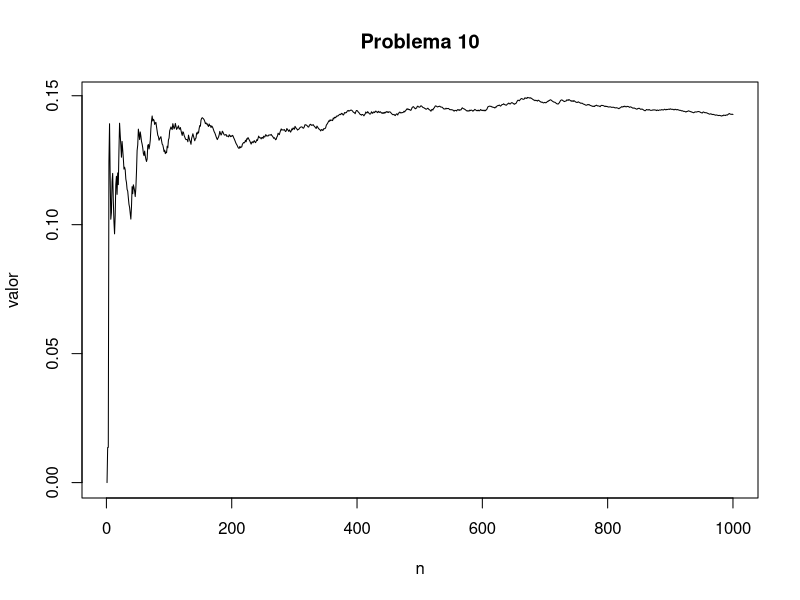

Generate this figure with R:
rm(list = ls())

k <- 1000
n <- 1:k

u <- runif(k,0,1)

cov = cumsum(u*exp(u))/n - (cumsum(u)/n )*(cumsum(exp(u))/n)

plot(cov,type='l',xlab='n',ylab = 'valor',main='Problema 10')

print(paste("Covarianza -> ",cov[length(u)]))
